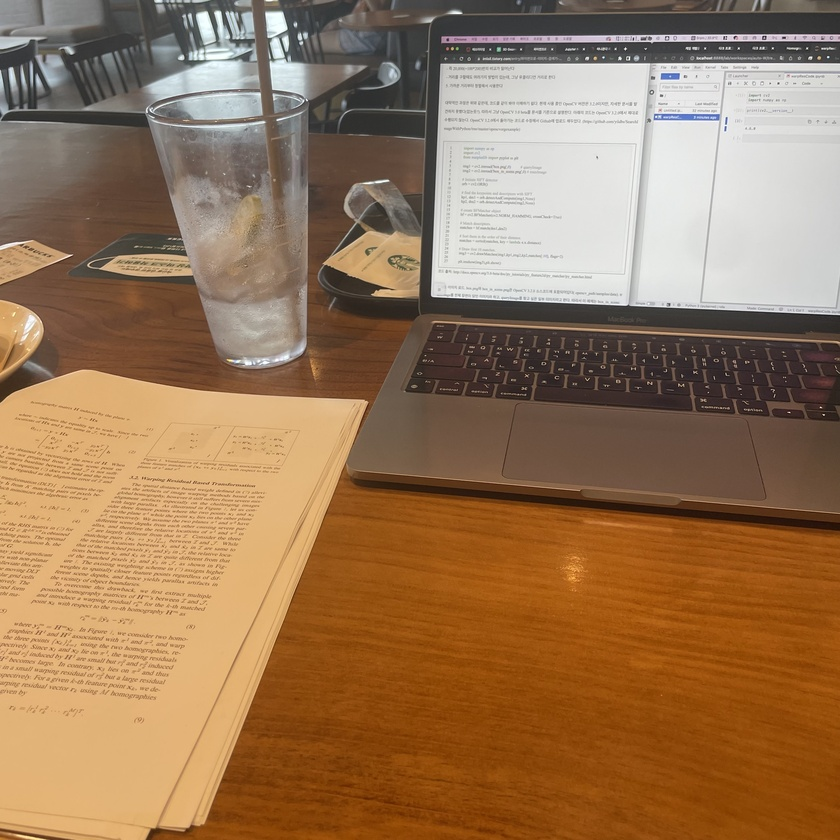
#> input picture img1.jpeg, 840 x 840 px, shrunk from 3024 x 3024 before the run, given in place of img1.png, which was not available
$ jupyter execute WRBIS3.ipynb
#> lines starting #> are read from the running program, lines starting #| are printed output that depends on the picture; pictures that were not available may be replaced by others from this repository, and a replacement may not be noted
#> in main, img1 is the input picture: shape (840, 840, 3); mean B, G, R 86.8, 119.2, 153.1
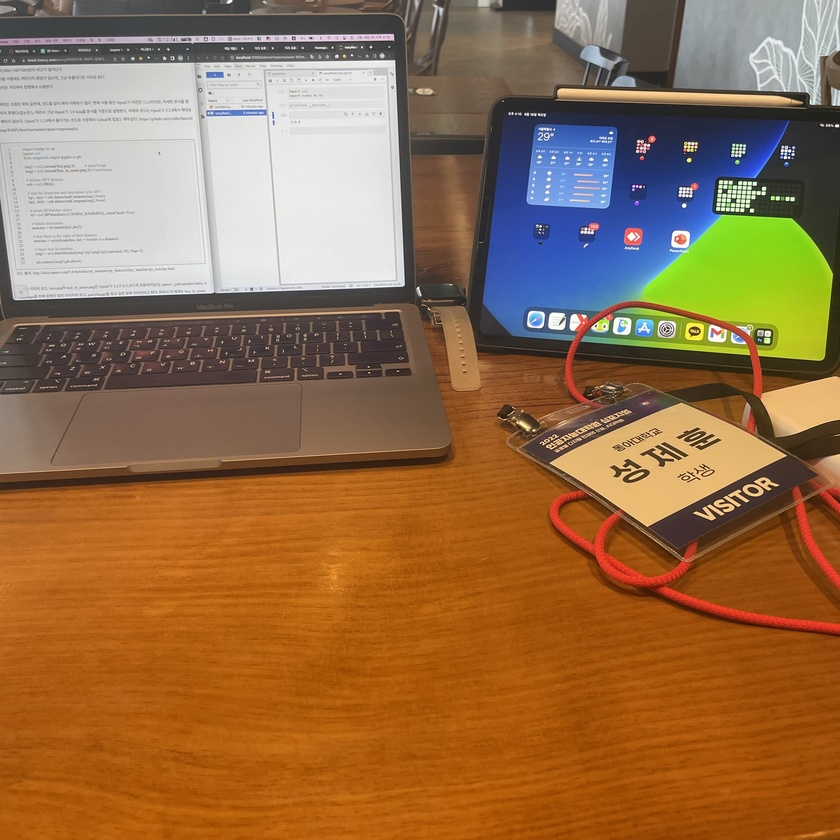
#> input picture img2.jpeg, 840 x 840 px, shrunk from 3024 x 3024 before the run, given in place of img2.png, which was not available
#> in main, img2 is the input picture: shape (840, 840, 3); mean B, G, R 72.9, 110.4, 148.2
[cell 1]
import cv2
import numpy as np
import sys

class Image_Stitching():
    def __init__(self) :
        self.ratio=0.85
        self.min_match=10
        self.sift=cv2.SIFT_create()
        self.smoothing_window_size=800

    def registration(self,img1,img2):
        kp1, des1 = self.sift.detectAndCompute(img1, None)
#> kp1 = 2385 keypoints; strongest (x, y, size): (620, 58, 2.2), (810, 58, 2.3), (784, 38, 1.8), (276, 22, 13.7)
        kp2, des2 = self.sift.detectAndCompute(img2, None)
#> kp2 = 1621 keypoints; strongest (x, y, size): (689, 160, 2.8), (684, 205, 2.8), (785, 158, 1.9), (755, 184, 2.6)
        matcher = cv2.BFMatcher()
        raw_matches = matcher.knnMatch(des1, des2, k=2)
#> raw_matches = 2385 matches
        good_points = []
        good_matches=[]
        for m1, m2 in raw_matches:
            if m1.distance < self.ratio * m2.distance:
                good_points.append((m1.trainIdx, m1.queryIdx))
                good_matches.append([m1])
#> after the loop, good_matches = 419 matches; good_points = 419 pairs, first value 2 to 1601, second value 39 to 2384
        img3 = cv2.drawMatchesKnn(img1, kp1, img2, kp2, good_matches, None, flags=2)
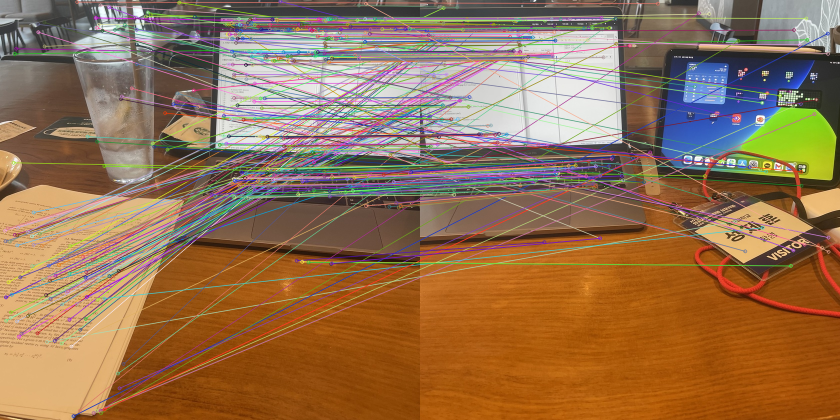
#> img3: shape (840, 1680, 3) (shown at 1/2 size); mean B, G, R 81.1, 113.3, 148.4
        cv2.imwrite('matching.jpg', img3)
        if len(good_points) > self.min_match:
            image1_kp = np.float32(
                [kp1[i].pt for (_, i) in good_points])
#> image1_kp = 419 pairs, first value 9.66 to 834, second value 2.58 to 832.2
            image2_kp = np.float32(
                [kp2[i].pt for (i, _) in good_points])
#> image2_kp = 419 pairs, first value 5.09 to 816.7, second value 6.83 to 531.4
            H, status = cv2.findHomography(image2_kp, image1_kp, cv2.RANSAC,5.0)
#> H = [[0.803, -0.15, 466.6], [-0.00967, 1, -1.33], [-0.000305, 3.2e-05, 1]]; status = 419 values, max 1 at index 135, min 0 at index 0, mean 0.368
        return H

    def create_mask(self,img1,img2,version):
        height_img1 = img1.shape[0]
        width_img1 = img1.shape[1]
        width_img2 = img2.shape[1]
        height_panorama = height_img1
        width_panorama = width_img1 +width_img2
        offset = int(self.smoothing_window_size / 2)
        barrier = img1.shape[1] - int(self.smoothing_window_size / 2)
        mask = np.zeros((height_panorama, width_panorama))
        if version== 'left_image':
            mask[:, barrier - offset:barrier + offset ] = np.tile(np.linspace(1, 0, 2 * offset ).T, (height_panorama, 1))
            mask[:, :barrier - offset] = 1
        else:
            mask[:, barrier - offset :barrier + offset ] = np.tile(np.linspace(0, 1, 2 * offset ).T, (height_panorama, 1))
            mask[:, barrier + offset:] = 1
        return cv2.merge([mask, mask, mask])

    def blending(self,img1,img2):
        H = self.registration(img1,img2)
        height_img1 = img1.shape[0]
#> height_img1 = 840
        width_img1 = img1.shape[1]
#> width_img1 = 840
        width_img2 = img2.shape[1]
#> width_img2 = 840
        height_panorama = height_img1
#> height_panorama = 840
        width_panorama = width_img1 +width_img2
#> width_panorama = 1680

        panorama1 = np.zeros((height_panorama, width_panorama, 3))
        mask1 = self.create_mask(img1,img2,version='left_image')
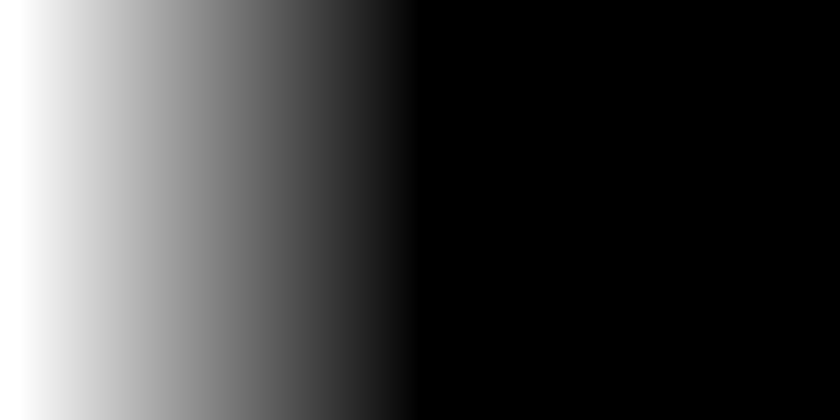
#> mask1: shape (840, 1680, 3) float64 (shown at 1/2 size); min 0, max 1, mean 0.262
        panorama1[0:img1.shape[0], 0:img1.shape[1], :] = img1
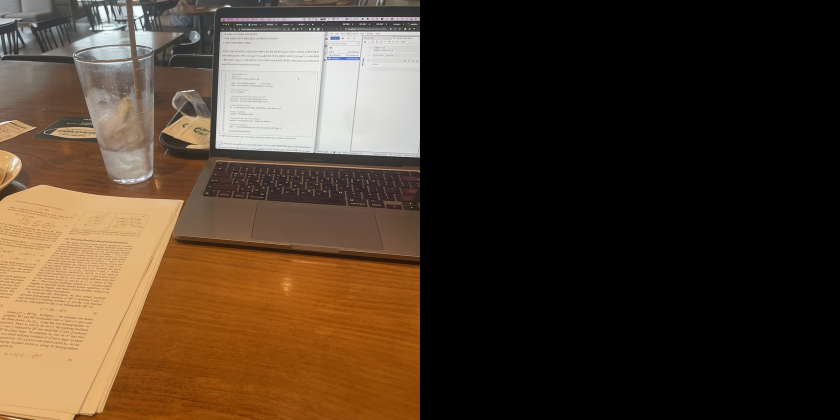
#> panorama1: shape (840, 1680, 3) float64 (shown at 1/2 size); mean B, G, R 43.4, 59.6, 76.5
        panorama1 *= mask1
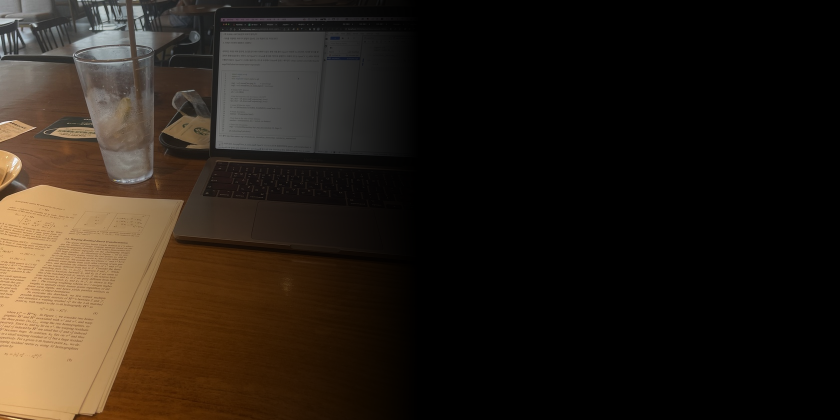
#> panorama1: shape (840, 1680, 3) float64 (shown at 1/2 size); mean B, G, R 23.5, 32.5, 41.4
        mask2 = self.create_mask(img1,img2,version='right_image')
#> call 2 of create_mask, with version = 'right_image'
#> in create_mask (call 2), `mask[:, barrier - offset :barrier + offset ] = np.tile(np.linspace(0, ..`:
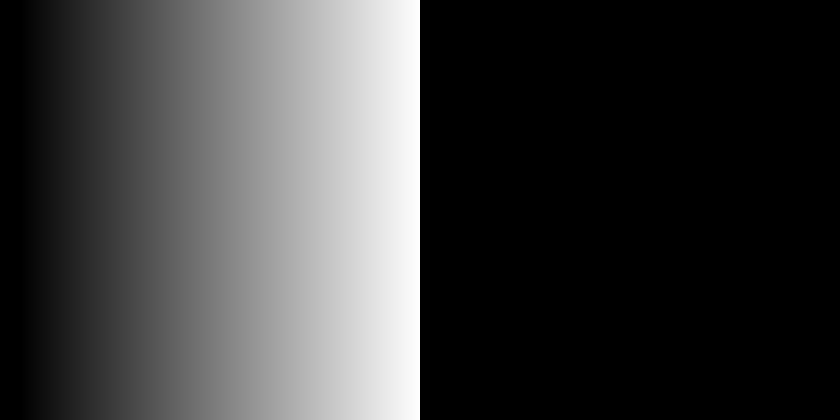
#> mask: shape (840, 1680) float64 (shown at 1/2 size); min 0, max 1, mean 0.238
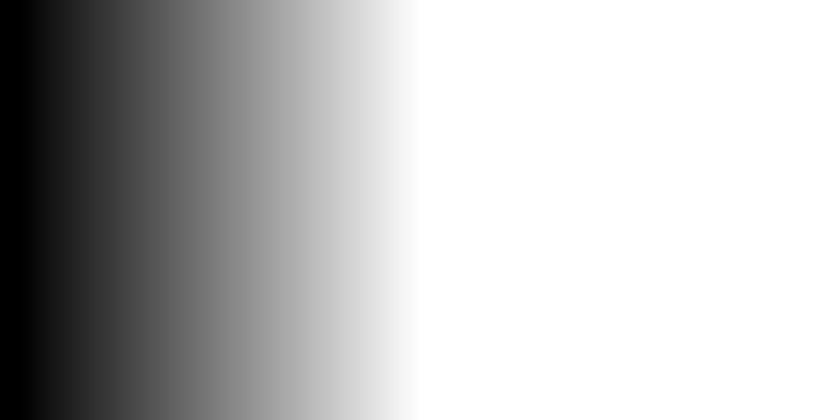
#> mask2: shape (840, 1680, 3) float64 (shown at 1/2 size); min 0, max 1, mean 0.738
        panorama2 = cv2.warpPerspective(img2, H, (width_panorama, height_panorama))*mask2
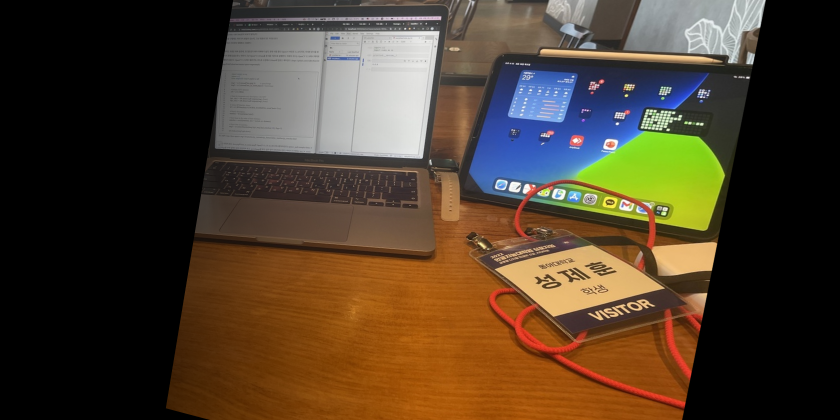
#> panorama2: shape (840, 1680, 3) float64 (shown at 1/2 size); mean B, G, R 43.2, 61.1, 76.9
        result=panorama1+panorama2
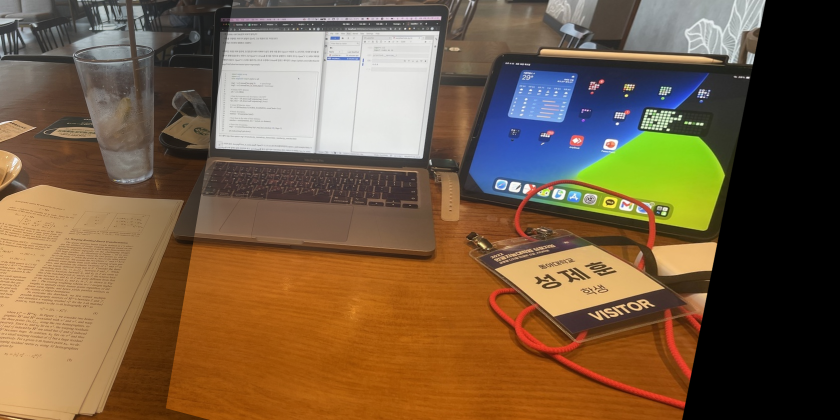
#> result: shape (840, 1680, 3) float64 (shown at 1/2 size); mean B, G, R 66.7, 93.6, 118.3

        rows, cols = np.where(result[:, :, 0] != 0)
        min_row, max_row = min(rows), max(rows) + 1
#> min_row = 0; max_row = 840
        min_col, max_col = min(cols), max(cols) + 1
#> min_col = 0; max_col = 1532
        final_result = result[min_row:max_row, min_col:max_col, :]
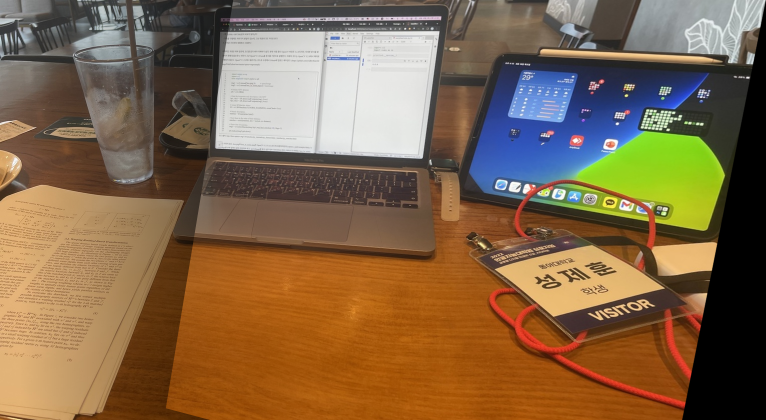
#> final_result: shape (840, 1532, 3) float64 (shown at 1/2 size); mean B, G, R 73.1, 102.7, 129.7
        return final_result
def main():
    img1 = cv2.imread('img1.png')
    img2 = cv2.imread('img2.png')
    final=Image_Stitching().blending(img1,img2)
    cv2.imwrite('panorama.jpg', final)
if __name__ == '__main__':
    try:
        main()
    except IndexError:
        print ("Please input two source images: ")
        print ("For example: python Image_Stitching.py '/Users/linrl3/Desktop/picture/p1.jpg' '/Users/linrl3/Desktop/picture/p2.jpg'")
